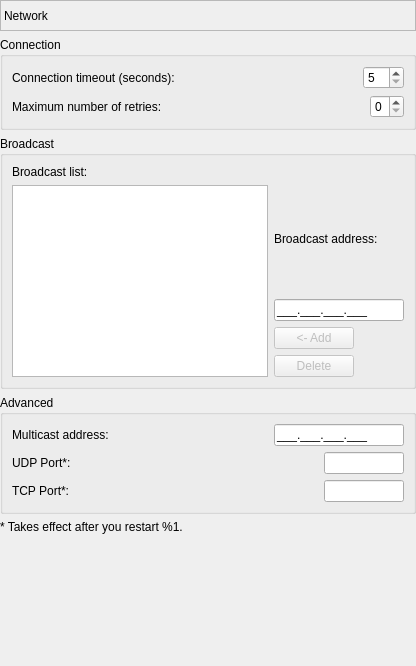
       <widget class="QWidget" name="pageNetwork">
        <layout class="QVBoxLayout" name="verticalLayout_25">
         <property name="leftMargin">
          <number>0</number>
         </property>
         <property name="topMargin">
          <number>0</number>
         </property>
         <property name="rightMargin">
          <number>0</number>
         </property>
         <property name="bottomMargin">
          <number>0</number>
         </property>
         <item>
          <widget class="QLabel" name="lblNetworkPage">
           <property name="sizePolicy">
            <sizepolicy hsizetype="Preferred" vsizetype="Fixed">
             <horstretch>0</horstretch>
             <verstretch>0</verstretch>
            </sizepolicy>
           </property>
           <property name="minimumSize">
            <size>
             <width>0</width>
             <height>31</height>
            </size>
           </property>
           <property name="frameShape">
            <enum>QFrame::StyledPanel</enum>
           </property>
           <property name="frameShadow">
            <enum>QFrame::Sunken</enum>
           </property>
           <property name="text">
            <string>Network</string>
           </property>
          </widget>
         </item>
         <item>
          <widget class="QGroupBox" name="grpConnection">
           <property name="title">
            <string>Connection</string>
           </property>
           <layout class="QVBoxLayout" name="verticalLayout_23">
            <item>
             <layout class="QHBoxLayout" name="horizontalLayout_16">
              <item>
               <widget class="QLabel" name="lblTimeoutDesc">
                <property name="text">
                 <string>Connection timeout (seconds):</string>
                </property>
               </widget>
              </item>
              <item>
               <spacer name="horizontalSpacer_15">
                <property name="orientation">
                 <enum>Qt::Horizontal</enum>
                </property>
                <property name="sizeHint" stdset="0">
                 <size>
                  <width>40</width>
                  <height>20</height>
                 </size>
                </property>
               </spacer>
              </item>
              <item>
               <widget class="QSpinBox" name="spnTimeout">
                <property name="minimum">
                 <number>5</number>
                </property>
                <property name="maximum">
                 <number>60</number>
                </property>
               </widget>
              </item>
             </layout>
            </item>
            <item>
             <layout class="QHBoxLayout" name="horizontalLayout_17">
              <item>
               <widget class="QLabel" name="lblMaxRetriesDesc">
                <property name="text">
                 <string>Maximum number of retries:</string>
                </property>
               </widget>
              </item>
              <item>
               <spacer name="horizontalSpacer_16">
                <property name="orientation">
                 <enum>Qt::Horizontal</enum>
                </property>
                <property name="sizeHint" stdset="0">
                 <size>
                  <width>40</width>
                  <height>20</height>
                 </size>
                </property>
               </spacer>
              </item>
              <item>
               <widget class="QSpinBox" name="spnMaxRetries">
                <property name="minimum">
                 <number>0</number>
                </property>
                <property name="maximum">
                 <number>9</number>
                </property>
               </widget>
              </item>
             </layout>
            </item>
           </layout>
          </widget>
         </item>
         <item>
          <widget class="QGroupBox" name="grpBroadcast">
           <property name="title">
            <string>Broadcast</string>
           </property>
           <layout class="QVBoxLayout" name="verticalLayout_36">
            <item>
             <widget class="QLabel" name="lblBroadcastListDesc">
              <property name="text">
               <string>Broadcast list:</string>
              </property>
             </widget>
            </item>
            <item>
             <layout class="QHBoxLayout" name="horizontalLayout_31">
              <item>
               <widget class="QListWidget" name="lvBroadcasts"/>
              </item>
              <item>
               <layout class="QVBoxLayout" name="verticalLayout_24">
                <item>
                 <widget class="QLabel" name="lblBroadcastDesc">
                  <property name="text">
                   <string>Broadcast address:</string>
                  </property>
                 </widget>
                </item>
                <item>
                 <widget class="QLineEdit" name="txtBroadcast">
                  <property name="sizePolicy">
                   <sizepolicy hsizetype="Minimum" vsizetype="Fixed">
                    <horstretch>0</horstretch>
                    <verstretch>0</verstretch>
                   </sizepolicy>
                  </property>
                  <property name="minimumSize">
                   <size>
                    <width>130</width>
                    <height>0</height>
                   </size>
                  </property>
                  <property name="maximumSize">
                   <size>
                    <width>130</width>
                    <height>16777215</height>
                   </size>
                  </property>
                  <property name="inputMask">
                   <string notr="true">000.000.000.000;_</string>
                  </property>
                 </widget>
                </item>
                <item>
                 <layout class="QHBoxLayout" name="horizontalLayout_29">
                  <item>
                   <widget class="QPushButton" name="btnAddBroadcast">
                    <property name="enabled">
                     <bool>false</bool>
                    </property>
                    <property name="text">
                     <string>&lt;- Add</string>
                    </property>
                   </widget>
                  </item>
                  <item>
                   <spacer name="horizontalSpacer_28">
                    <property name="orientation">
                     <enum>Qt::Horizontal</enum>
                    </property>
                    <property name="sizeHint" stdset="0">
                     <size>
                      <width>40</width>
                      <height>20</height>
                     </size>
                    </property>
                   </spacer>
                  </item>
                 </layout>
                </item>
                <item>
                 <layout class="QHBoxLayout" name="horizontalLayout_30">
                  <item>
                   <widget class="QPushButton" name="btnDeleteBroadcast">
                    <property name="enabled">
                     <bool>false</bool>
                    </property>
                    <property name="text">
                     <string>Delete</string>
                    </property>
                   </widget>
                  </item>
                  <item>
                   <spacer name="horizontalSpacer_29">
                    <property name="orientation">
                     <enum>Qt::Horizontal</enum>
                    </property>
                    <property name="sizeHint" stdset="0">
                     <size>
                      <width>40</width>
                      <height>20</height>
                     </size>
                    </property>
                   </spacer>
                  </item>
                 </layout>
                </item>
               </layout>
              </item>
             </layout>
            </item>
           </layout>
          </widget>
         </item>
         <item>
          <widget class="QGroupBox" name="groupBox_2">
           <property name="title">
            <string>Advanced</string>
           </property>
           <layout class="QVBoxLayout" name="verticalLayout_38">
            <item>
             <layout class="QHBoxLayout" name="horizontalLayout_18">
              <item>
               <widget class="QLabel" name="lblMulticastDesc">
                <property name="text">
                 <string>Multicast address:</string>
                </property>
               </widget>
              </item>
              <item>
               <spacer name="horizontalSpacer_17">
                <property name="orientation">
                 <enum>Qt::Horizontal</enum>
                </property>
                <property name="sizeHint" stdset="0">
                 <size>
                  <width>40</width>
                  <height>20</height>
                 </size>
                </property>
               </spacer>
              </item>
              <item>
               <widget class="QLineEdit" name="txtMulticast">
                <property name="minimumSize">
                 <size>
                  <width>130</width>
                  <height>0</height>
                 </size>
                </property>
                <property name="maximumSize">
                 <size>
                  <width>130</width>
                  <height>16777215</height>
                 </size>
                </property>
                <property name="inputMask">
                 <string notr="true">000.000.000.000;_</string>
                </property>
               </widget>
              </item>
             </layout>
            </item>
            <item>
             <layout class="QHBoxLayout" name="horizontalLayout_19">
              <item>
               <widget class="QLabel" name="lblUDPPortDesc">
                <property name="text">
                 <string>UDP Port*:</string>
                </property>
               </widget>
              </item>
              <item>
               <spacer name="horizontalSpacer_18">
                <property name="orientation">
                 <enum>Qt::Horizontal</enum>
                </property>
                <property name="sizeHint" stdset="0">
                 <size>
                  <width>40</width>
                  <height>20</height>
                 </size>
                </property>
               </spacer>
              </item>
              <item>
               <widget class="QLineEdit" name="txtUDPPort">
                <property name="sizePolicy">
                 <sizepolicy hsizetype="Minimum" vsizetype="Fixed">
                  <horstretch>0</horstretch>
                  <verstretch>0</verstretch>
                 </sizepolicy>
                </property>
                <property name="maximumSize">
                 <size>
                  <width>80</width>
                  <height>16777215</height>
                 </size>
                </property>
                <property name="inputMask">
                 <string notr="true">00000</string>
                </property>
               </widget>
              </item>
             </layout>
            </item>
            <item>
             <layout class="QHBoxLayout" name="horizontalLayout_20">
              <item>
               <widget class="QLabel" name="lblTCPPortDesc">
                <property name="text">
                 <string>TCP Port*:</string>
                </property>
               </widget>
              </item>
              <item>
               <spacer name="horizontalSpacer_19">
                <property name="orientation">
                 <enum>Qt::Horizontal</enum>
                </property>
                <property name="sizeHint" stdset="0">
                 <size>
                  <width>40</width>
                  <height>20</height>
                 </size>
                </property>
               </spacer>
              </item>
              <item>
               <widget class="QLineEdit" name="txtTCPPort">
                <property name="sizePolicy">
                 <sizepolicy hsizetype="Minimum" vsizetype="Fixed">
                  <horstretch>0</horstretch>
                  <verstretch>0</verstretch>
                 </sizepolicy>
                </property>
                <property name="maximumSize">
                 <size>
                  <width>80</width>
                  <height>16777215</height>
                 </size>
                </property>
                <property name="inputMask">
                 <string notr="true">00000</string>
                </property>
               </widget>
              </item>
             </layout>
            </item>
           </layout>
          </widget>
         </item>
         <item>
          <widget class="QLabel" name="lblFinePrint">
           <property name="text">
            <string>* Takes effect after you restart %1.</string>
           </property>
          </widget>
         </item>
         <item>
          <spacer name="verticalSpacer_7">
           <property name="orientation">
            <enum>Qt::Vertical</enum>
           </property>
           <property name="sizeHint" stdset="0">
            <size>
             <width>20</width>
             <height>132</height>
            </size>
           </property>
          </spacer>
         </item>
        </layout>
       </widget>
